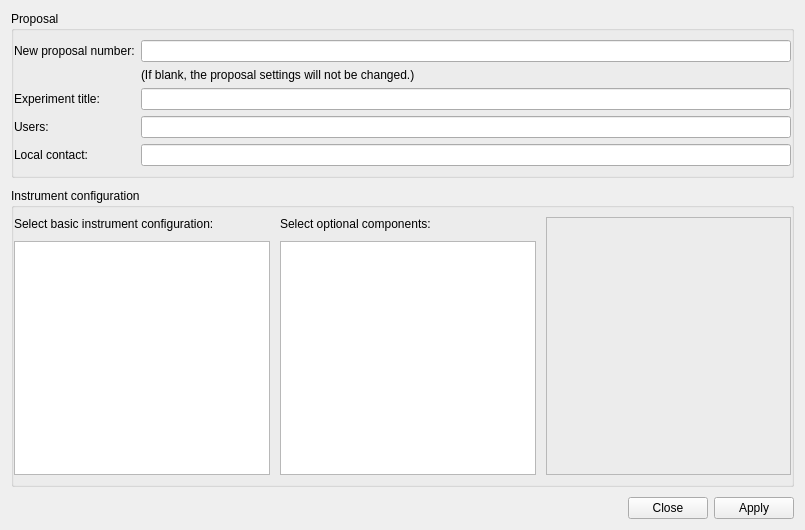
<?xml version="1.0" encoding="UTF-8"?>
<ui version="4.0">
 <class>SetupPanel</class>
 <widget class="QWidget" name="SetupPanel">
  <property name="geometry">
   <rect>
    <x>0</x>
    <y>0</y>
    <width>805</width>
    <height>530</height>
   </rect>
  </property>
  <property name="windowTitle">
   <string>Experiment setup</string>
  </property>
  <layout class="QVBoxLayout" name="verticalLayout_4">
   <property name="spacing">
    <number>10</number>
   </property>
   <item>
    <widget class="QGroupBox" name="groupBox">
     <property name="title">
      <string>Proposal</string>
     </property>
     <layout class="QGridLayout" name="gridLayout">
      <property name="leftMargin">
       <number>0</number>
      </property>
      <property name="rightMargin">
       <number>0</number>
      </property>
      <item row="2" column="1">
       <widget class="QLineEdit" name="expTitle"/>
      </item>
      <item row="0" column="0">
       <widget class="QLabel" name="label_4">
        <property name="text">
         <string>New proposal number:</string>
        </property>
       </widget>
      </item>
      <item row="0" column="1">
       <widget class="QLineEdit" name="proposalNum"/>
      </item>
      <item row="1" column="1">
       <widget class="QLabel" name="label_5">
        <property name="text">
         <string>(If blank, the proposal settings will not be changed.)</string>
        </property>
       </widget>
      </item>
      <item row="2" column="0">
       <widget class="QLabel" name="label_6">
        <property name="text">
         <string>Experiment title:</string>
        </property>
       </widget>
      </item>
      <item row="3" column="0">
       <widget class="QLabel" name="label_7">
        <property name="text">
         <string>Users:</string>
        </property>
       </widget>
      </item>
      <item row="3" column="1">
       <widget class="QLineEdit" name="users"/>
      </item>
      <item row="4" column="0">
       <widget class="QLabel" name="label_8">
        <property name="text">
         <string>Local contact:</string>
        </property>
       </widget>
      </item>
      <item row="4" column="1">
       <widget class="QLineEdit" name="localContact"/>
      </item>
     </layout>
    </widget>
   </item>
   <item>
    <widget class="QGroupBox" name="groupBox_2">
     <property name="title">
      <string>Instrument configuration</string>
     </property>
     <layout class="QHBoxLayout" name="horizontalLayout">
      <property name="spacing">
       <number>10</number>
      </property>
      <property name="leftMargin">
       <number>0</number>
      </property>
      <property name="rightMargin">
       <number>0</number>
      </property>
      <item>
       <layout class="QVBoxLayout" name="verticalLayout">
        <item>
         <widget class="QLabel" name="label">
          <property name="text">
           <string>Select basic instrument configuration:</string>
          </property>
         </widget>
        </item>
        <item>
         <widget class="QListWidget" name="basicSetup"/>
        </item>
       </layout>
      </item>
      <item>
       <layout class="QVBoxLayout" name="verticalLayout_2">
        <item>
         <widget class="QLabel" name="label_2">
          <property name="text">
           <string>Select optional components:</string>
          </property>
         </widget>
        </item>
        <item>
         <widget class="QListWidget" name="optSetups"/>
        </item>
       </layout>
      </item>
      <item>
       <widget class="QFrame" name="frame">
        <property name="frameShape">
         <enum>QFrame::StyledPanel</enum>
        </property>
        <property name="frameShadow">
         <enum>QFrame::Raised</enum>
        </property>
        <layout class="QVBoxLayout" name="verticalLayout_3">
         <item>
          <widget class="QLabel" name="setupDescription">
           <property name="sizePolicy">
            <sizepolicy hsizetype="Expanding" vsizetype="Preferred">
             <horstretch>0</horstretch>
             <verstretch>0</verstretch>
            </sizepolicy>
           </property>
           <property name="text">
            <string/>
           </property>
           <property name="alignment">
            <set>Qt::AlignLeading|Qt::AlignLeft|Qt::AlignTop</set>
           </property>
           <property name="wordWrap">
            <bool>true</bool>
           </property>
          </widget>
         </item>
        </layout>
       </widget>
      </item>
     </layout>
    </widget>
   </item>
   <item>
    <widget class="QDialogButtonBox" name="buttonBox">
     <property name="standardButtons">
      <set>QDialogButtonBox::Apply|QDialogButtonBox::Close</set>
     </property>
    </widget>
   </item>
  </layout>
 </widget>
 <tabstops>
  <tabstop>proposalNum</tabstop>
  <tabstop>expTitle</tabstop>
  <tabstop>users</tabstop>
  <tabstop>localContact</tabstop>
  <tabstop>basicSetup</tabstop>
  <tabstop>optSetups</tabstop>
  <tabstop>buttonBox</tabstop>
 </tabstops>
 <resources>
  <include location="../../../../resources/nicos-gui.qrc"/>
 </resources>
 <connections/>
</ui>
